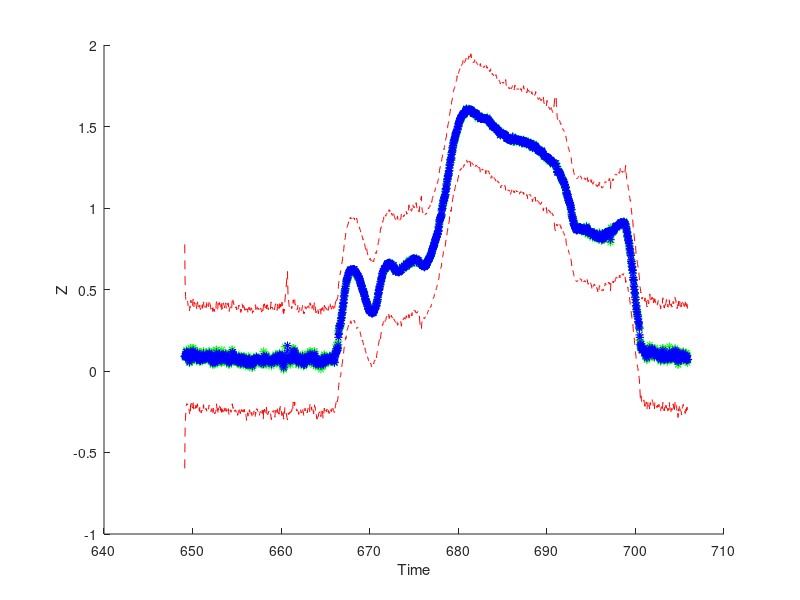
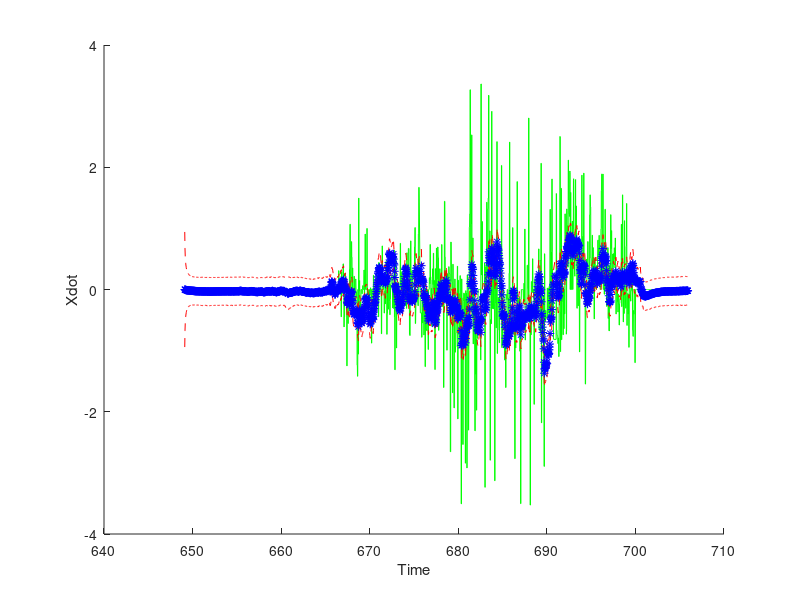
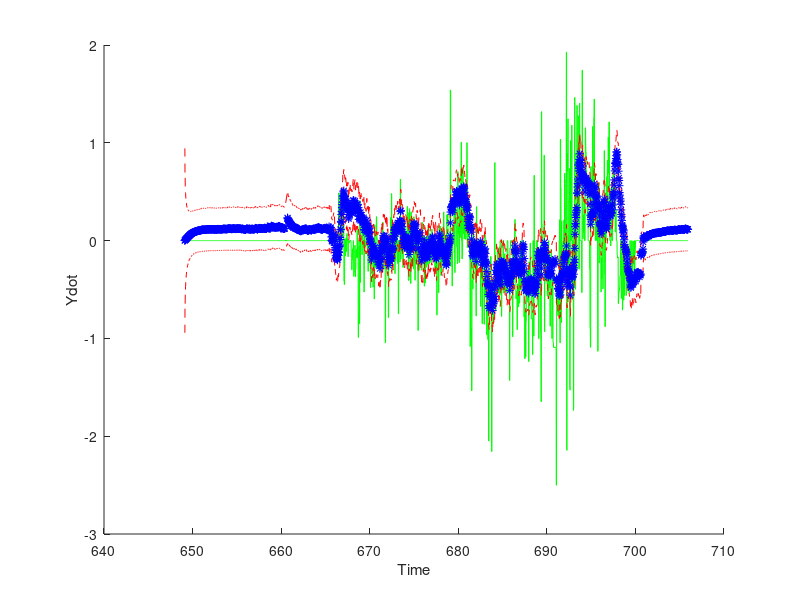
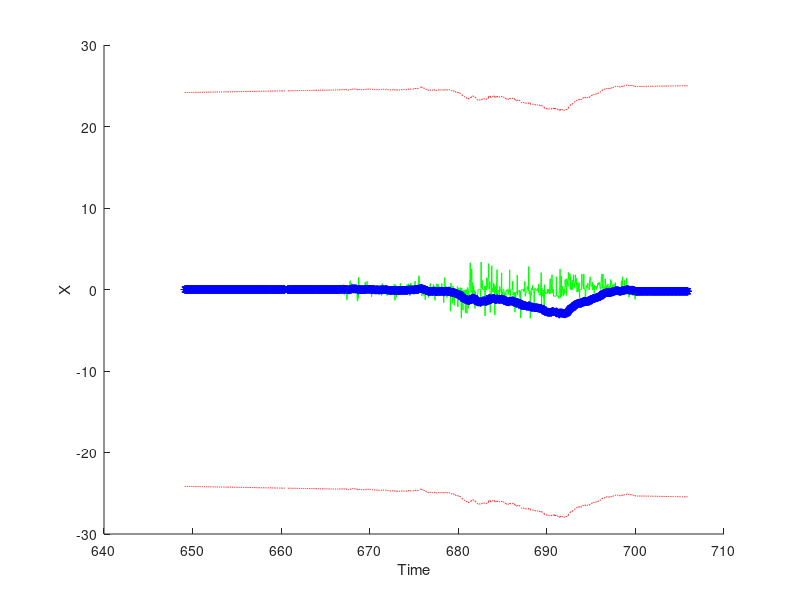

Write MATLAB code to recreate these figures, in order.
close all
clc
clf
log = load('./1-9-XYTESTING/LOG30.TXT');

% parsing the data
Time          = log(:,1);
Mode          = log(:,2);
Imu_AccX      = log(:,3);
Imu_AccY      = log(:,4);
Imu_AccZ      = log(:,5);
Imu_AngRateX  = log(:,6);
Imu_AngRateY  = log(:,7);
Imu_AngRateZ  = log(:,8);
Imu_MagX      = log(:,9);
Imu_MagY      = log(:,10);
Imu_MagZ      = log(:,11);
Imu_Rot       = log(:,12:20);
Px4_Xdot      = log(:,21);
Px4_Ydot      = log(:,22);
Px4_Qual      = log(:,23);
Lidar_Dist    = log(:,24);
Camera_X      = log(:,25);
Camera_Y      = log(:,26);
Camera_Yaw    = log(:,27);
Camera_T      = log(:,28);
Filter_X      = log(:,29);
Filter_Y      = log(:,30);
Filter_Z      = log(:,31);
Filter_Xdot   = log(:,32);
Filter_Ydot   = log(:,33);
Filter_Zdot   = log(:,34);
Filter_Roll   = log(:,35);
Filter_Pitch  = log(:,36);
Filter_Yaw    = log(:,37);
Val_P_X       = log(:,38);
Val_I_X       = log(:,39);
Val_D_X       = log(:,40);
Val_P_Y       = log(:,41);
Val_I_Y       = log(:,42);
Val_D_Y       = log(:,43);
Val_P_Z       = log(:,44);
Val_I_Z       = log(:,45);
Val_D_Z       = log(:,46);
Val_P_Yaw     = log(:,47);
Val_I_Yaw     = log(:,48);
Val_D_Yaw     = log(:,49);
Rate_P_X      = log(:,50);
Rate_I_X      = log(:,51);
Rate_D_X      = log(:,52);
Rate_P_Y      = log(:,53);
Rate_I_Y      = log(:,54);
Rate_D_Y      = log(:,55);
Rate_P_Z      = log(:,56);
Rate_I_Z      = log(:,57);
Rate_D_Z      = log(:,58);
Rate_P_Yaw    = log(:,59);
Rate_I_Yaw    = log(:,60);
Rate_D_Yaw    = log(:,61);
Setpt_X       = log(:,62);
Setpt_Y       = log(:,63);
Setpt_Z       = log(:,64);
Setpt_Yaw     = log(:,65);
Setpt_Xdot    = log(:,66);
Setpt_Ydot    = log(:,67);
Setpt_Zdot    = log(:,68);
PID_Ux        = log(:,69);
PID_Uy        = log(:,70);
PID_Uz        = log(:,71);
PID_Yawdot    = log(:,72);
Flag_Xval     = log(:,73);
Flag_Yval     = log(:,74);
Flag_Zval     = log(:,75);
Flag_Xrate    = log(:,76);
Flag_Yrate    = log(:,77);
Flag_Zrate    = log(:,78);
Flag_Yawl     = log(:,79);
Battery       = log(:,80);
DJI_Roll      = log(:,81);
DJI_Pitch     = log(:,82);
DJI_Yawdot    = log(:,83);
DJI_Fz        = log(:,84);
AtomFlag      = log(:,85);
DJI_Roll_RAW  = log(:,86);
DJI_Pitch_RAW = log(:,87);
DJI_Fz_RAW    = log(:,88);
DJI_YawRate_RAW = log(:,89);

PPM_1 = log(:, 90);
PPM_2 = log(:, 91);
PPM_3 = log(:, 92);
PPM_4 = log(:, 93);

roll = atan2(Imu_Rot(:,6), Imu_Rot(:,9));
pitch = asin(-Imu_Rot(:,3));
yaw = atan2(Imu_Rot(:,2), Imu_Rot(:,1));

%from GX3-25 docs
%LOCAL = RotMat * FIXED EARTH FRAME
%RotMat comes in Row Major order
RotMat = zeros(3,3,length(Imu_Rot(:,1)));
RotMat(1,1,:) = Imu_Rot(:,1);
RotMat(1,2,:) = Imu_Rot(:,2);
RotMat(1,3,:) = Imu_Rot(:,3);
RotMat(2,1,:) = Imu_Rot(:,4);
RotMat(2,2,:) = Imu_Rot(:,5);
RotMat(2,3,:) = Imu_Rot(:,6);
RotMat(3,1,:) = Imu_Rot(:,7);
RotMat(3,2,:) = Imu_Rot(:,8);
RotMat(3,3,:) = Imu_Rot(:,9);
AccVec = [Imu_AccX, Imu_AccY, Imu_AccZ]';
AccVec_Rot = [];
for i = 1:length(RotMat(1,1,:))
  %Transpose for RotMat to map from local frame to fixedearth frame
  AccVec_Rot = [AccVec_Rot, RotMat(:,:,i)' * AccVec(:,i)];
end
Rot_AccX = 9.81 * AccVec_Rot(1,:);
Rot_AccY = 9.81 * AccVec_Rot(2,:);
Rot_AccZ = 9.81 * (AccVec_Rot(3,:) + 1);
Lidar_Dist_Dot = Lidar_Dist(2:end) - Lidar_Dist(1:end - 1);

size(Lidar_Dist_Dot)
Lidar_Dist_Dot = [0; Lidar_Dist_Dot];

%%
mass = 2.38;
gravity = 9.81;

x = zeros(9,1);           % [x y z xdot ydot zdot xddot yddot zddot]
dx = zeros(9,1);          % [xdot ydot zdot xddot yddot zddot xdddot ydddot zdddot] 
                        % which is [x_4 x_5 x_6 Fx/m Fy/m Fz/m] where
                        % forces are obtained from decomposing u_1 =
                        % Fz_body
P = 0.001 * eye(9);
Q = zeros(9);
Q(1,1) = 0.1;
Q(2,2) = 0.1;
Q(3,3) = 0.9;
Q(4,4) = 0.01;
Q(5,5) = 0.01;
Q(6,6) = 0.9; 
Q(7,7) = 0.1;
Q(8,8) = 0.1;
Q(9,9) = 0.9;

u = zeros(4,1);           % [Fz roll pitch yawRate] (to dji)

A = [[0 0 0 1 0 0 0 0 0];
     [0 0 0 0 1 0 0 0 0];
     [0 0 0 0 0 1 0 0 0];
     [0 0 0 0 0 0 1 0 0];
     [0 0 0 0 0 0 0 1 0];
     [0 0 0 0 0 0 0 0 1];
     [0 0 0 0 0 0 0 0 0];
     [0 0 0 0 0 0 0 0 0];
     [0 0 0 0 0 0 0 0 0]];
     
     
%sensor_1 = zeros(3,1);    % [z xdot ydot]
%y_1 = zeros(3,1);        % [x_3 x_4 x_5]
R_1 = zeros(7);  
R_1(1,1) = 0.47236; %z
R_1(2,2) = 0.1; %xdot
R_1(3,3) = 0.1; %ydot
R_1(4,4) = 0.47236; %zdot from lidar derivative
R_1(5,5) = 0.1; %zddot from Imu Rotated Z Acceleration cov
R_1(6,6) = 0.1; %xddot
R_2(7,7) = 0.1; %yddot

%state space into sensor space
C_1 = [[0 0 1 0 0 0 0 0 0];   
       [0 0 0 1 0 0 0 0 0];   
       [0 0 0 0 1 0 0 0 0];
       [0 0 0 0 0 1 0 0 0];
       [0 0 0 0 0 0 0 0 1];
       [0 0 0 0 0 0 1 0 0];
       [0 0 0 0 0 0 0 1 0]];

%sensor_2 = zeros(5,1);    % [x y z xdot ydot]
%y_2 = zeros(5,1);         % [x_1 x_2 x_3 x_4 x_5]
R_2 = zeros(5);
R_2(1,1) = 0.1;
R_2(2,2) = 0.1;
R_3(3,3) = 0.01;
R_4(4,4) = 0.5;
R_5(5,5) = 0.01;

C_2 = [[1 0 0 0 0 0];
       [0 1 0 0 0 0];
       [0 0 1 0 0 0];
       [0 0 0 1 0 0];
       [0 0 0 0 1 0]];
%xPred = [];
%P_pred = [];
%xCorr = [];
%P_Corr = [];

dx_vec = [];

px4_xdot = [];
px4_ydot = [];
Zdist = [];
Zdotdist = [];
%predTime = [];
%corrTime = [];
xFlt = [];
pFlt = [];
xFltslow = [0,0,0,0,0,0,0,0,0]';
tslow = [0];
Zslow = [0];
pFltslow = [0,0,0,0,0,0,0,0,0]';
Zdotdistslow = [0];
Zdd = 0;

tlast = 0;

for i = 2:length(Time)
%for i = 4300:length(Time)
     Zdist = [Zdist, -Lidar_Dist(i) * cos(pitch(i)) * cos(roll(i))];
     Zdotdist = [Zdotdist, -Lidar_Dist_Dot(i) * cos(pitch(i)) * cos(roll(i)) / (Time(i) - Time(i - 1))];
     px4_xdot = [px4_xdot, (Px4_Xdot(i) * cos(yaw(i))) + (Px4_Ydot(i) * sin(yaw(i)))];
     px4_ydot = [px4_ydot, -(Px4_Xdot(i) * sin(yaw(i))) + (Px4_Ydot(i) * cos(yaw(i)))];

  %if ((Time(i) - Time(i-1)) < 0.015)
  %if ((Time(i) - Time(i-1)) >= 0.015)
  if ((Time(i) - tlast) >= 0.02)
  %if(true)

  tllast = tlast;
  tlast = Time(i);
  tslow = [tslow, Time(i)];
  Zslow = [Zslow, Zdist(end)];
  Zdotdistslow = [Zdotdistslow, (Zslow(end) - Zslow(end - 1)) * cos(pitch(i)) * cos(roll(i)) / (tslow(end) - tslow(end - 1))];    
  %if ((Time(i) - Time(i-1)) < 0.015)
  %else
  %if (false)
  %if (true)
     % fill in u, dt, dx
     %u = [-DJI_Fz_RAW(i); DJI_Roll_RAW(i); DJI_Pitch_RAW(i); DJI_YawRate_RAW(i)];
     u = [-(DJI_Fz(i) - min(DJI_Fz)) * 3 / (max(DJI_Fz) - min(DJI_Fz)) + mass * gravity; DJI_Roll_RAW(i); DJI_Pitch_RAW(i); DJI_YawRate_RAW(i); 0; 0; 0];
     dt = Time(i) - tllast;
     dx = [x(4);
           x(5); 
           x(6); 
           x(7) + 0* u(1) / mass * ( (cos(yaw(i))   * sin(pitch(i)) * cos(roll(i))) + (sin(yaw(i)) * sin(roll(i))) );
           x(8) + 0* u(1) / mass * ( (sin(yaw(i))   * sin(pitch(i)) * cos(roll(i))) - (cos(yaw(i)) * sin(roll(i))) );
           %u(1) / mass * (  cos(pitch(i)) * cos(roll(i)) );%Fz based Zdot ctrl input
           %0 / mass * cos(pitch(i)) * cos(roll(i));%No Zdot ctrl input
           x(9);%Acceleration based Zdot ctrl input
           0;
           0;
           0]; 
     dx_vec = [dx_vec, dx];
     
     % debug
     dx(6);
       
     % Run prediction step
     x = x + dt * dx;
     
     %debug
     x(6);
     
     P = P + (dt * ((A * P) + (P * A') + Q));
     %xPred = [xPred, x];
     %P_pred = [P_pred, [P(1, 1);
     %                   P(2, 2);
     %                   P(3, 3);
     %                   P(4, 4);
     %                   P(5, 5);
     %                   P(6, 6)]];
     %predTime = [predTime, Time(i)];     
  %else
     % set up correction step 1
     y_1 = [x(3); x(4); x(5); x(6); x(9); x(7); x(8)];
     sensor_1 = [-Lidar_Dist(i) * cos(pitch(i)) * cos(roll(i));
                  (Px4_Xdot(i) * cos(yaw(i))) + (Px4_Ydot(i) * sin(yaw(i)));
                  -(Px4_Xdot(i) * sin(yaw(i))) + (Px4_Ydot(i) * cos(yaw(i)));
                  %-Lidar_Dist_Dot(i) * cos(pitch(i)) * cos(roll(i)) / (Time(i) - Time(i-1));
                  Zdotdistslow(end);
                  -Rot_AccZ(i);
                  Rot_AccX(i);
                  Rot_AccY(i)];
              
     L = P * C_1' * inv(R_1 + (C_1 * P * C_1'));
     P = (eye(9) - (L * C_1)) * P;
     
     x = x + (L * (-y_1 + sensor_1));
     
     %debug
     sensor_1(1);
     x(6);
     
     %xCorr = [xCorr, x];
     %P_Corr = [P_Corr, [P(1, 1);
     %                   P(2, 2);
     %                   P(3, 3);
     %                   P(4, 4);
     %                   P(5, 5);
     %                   P(6, 6)]]; 
     %corrTime = [corrTime, Time(i)];   
    xFltslow = [xFltslow, x]; 
    pFltslow = [pFltslow, [P(1, 1);
                 P(2, 2);
                 P(3, 3);
                 P(4, 4);
                 P(5, 5);
                 P(6, 6);
                 P(7, 7);
                 P(8, 8);
                 P(9, 9)]];
     
  end
  
  xFlt = [xFlt, x];
  pFlt = [pFlt, [P(1, 1);
                 P(2, 2);
                 P(3, 3);
                 P(4, 4);
                 P(5, 5);
                 P(6, 6);
                 P(7, 7);
                 P(8, 8);
                 P(9, 9)]];
end


figure(1)
hold on;
%plot(corrTime, -xCorr(3,:), 'b');
%plot(predTime, -xPred(3,:), '--k');
%plot(Time(2:end), -xFlt(3,:), 'b');
plot(tslow(2:end), -Zslow(2:end), '*g');
plot(tslow(2:end), -(xFltslow(3,2:end) + sqrt(pFltslow(3,2:end))), '--r');
plot(tslow(2:end), -(xFltslow(3,2:end) - sqrt(pFltslow(3,2:end))), '--r');
plot(tslow(2:end), -xFltslow(3,2:end), '*b');

%plot(Time(2:end), -Zdist, 'g');
%plot(Time, DJI_Fz * 0.0001, 'r');
%plot(Time(2:end), -(xFlt(3,:) + 3 * sqrt(pFlt(3,:))), '--r');
%plot(Time(2:end), -(xFlt(3,:) - 3 * sqrt(pFlt(3,:))), '--r');

%plot(corrTime, -(xCorr(3,:) + 3 * sqrt(P_Corr(3,:))), '--r');
%plot(corrTime, -(xCorr(3,:) - 3 * sqrt(P_Corr(3,:))), '--r');
xlabel('Time');
ylabel('Z');
hold off;

figure(8)
hold on;
plot(tslow(2:end), pFltslow(3,2:end), '*r');
hold off;

figure(2)
hold on;

%plot(corrTime, xCorr(4,:), 'b');
%plot(predTime, xPred(4,:), '--b');

plot(Time(2:end), px4_xdot, 'g');
plot(tslow(2:end), (xFltslow(4,2:end) + 3 * sqrt(pFltslow(4,2:end))), '--r');
plot(tslow(2:end), (xFltslow(4,2:end) - 3 * sqrt(pFltslow(4,2:end))), '--r');
plot(tslow(2:end), xFltslow(4,2:end), '*b');
%{
plot(Time(2:end), xFlt(4,:), 'b');
plot(Time(2:end), px4_xdot, 'g');
plot(Time(2:end), (xFlt(4,:) + 3 * sqrt(pFlt(4,:))), '--r');
plot(Time(2:end), (xFlt(4,:) - 3 * sqrt(pFlt(4,:))), '--r');
%}
%plot(corrTime, (xCorr(4,:) + 3 * sqrt(P_Corr(4,:))), '--r')
%plot(corrTime, (xCorr(4,:) - 3 * sqrt(P_Corr(4,:))), '--r');
%plot(Time(2:end), Setpt_Xdot(2:end), 'k');

xlabel('Time');
ylabel('Xdot');
hold off;

figure(3)
hold on;

%plot(corrTime, xCorr(5,:), 'b');
%plot(predTime, xPred(5,:), '--b');

plot(Time(2:end), px4_ydot, 'g');
plot(Time(2:end), (xFlt(5,:) + 3 * sqrt(pFlt(5,:))), '--r');
plot(Time(2:end), (xFlt(5,:) - 3 * sqrt(pFlt(5,:))), '--r');
plot(tslow(2:end), xFltslow(5,2:end), '*b');
%plot(corrTime, (xCorr(5,:) + 3 * sqrt(P_Corr(5,:))), '--r');
%plot(corrTime, (xCorr(5,:) - 3 * sqrt(P_Corr(5,:))), '--r');
xlabel('Time');
ylabel('Ydot');
%hold off;

figure(4)
hold on;

plot(Time(2:end), px4_xdot, 'g');
plot(Time(2:end), (xFlt(1,:) + 3 * sqrt(pFlt(1,:))), '--r');
plot(Time(2:end), (xFlt(1,:) - 3 * sqrt(pFlt(1,:))), '--r');
plot(tslow(2:end), xFltslow(1,2:end), '*b');
xlabel('Time');
ylabel('X');
hold off;

figure(9)
hold on;

plot(Time(2:end), px4_xdot, 'g');
plot(Time(2:end), (xFlt(2,:) + 3 * sqrt(pFlt(1,:))), '--r');
plot(Time(2:end), (xFlt(2,:) - 3 * sqrt(pFlt(1,:))), '--r');
plot(tslow(2:end), xFltslow(2,2:end), '*b');
xlabel('Time');
ylabel('Y');
hold off;

%figure(4)
%plot(Time(2:end), DJI_Fz_RAW(2:end), '-k');
%plot(Time(2:end), Time(2:end) - Time(1:end-1), '-k');
%figure(1)
%plot(Time(2:end), -xCorr(3,:), 'b', ...
%     Time(2:end), -xPred(3,:), '--b', ...
%     Time(2:end), -Zdist, 'g', ...
%     Time(2:end), -(xCorr(3,:) + 3 * sqrt(P_Corr(3,:))), '--r', ...
%     Time(2:end), -(xCorr(3,:) - 3 * sqrt(P_Corr(3,:))), '--r');
%xlabel('Time');
%ylabel('Z');

%figure(2)
%plot(Time(2:end), xCorr(4,:), 'b', ...
%     Time(2:end), xPred(4,:), '--b', ...
%     Time(2:end), px4_xdot, 'g', ...
%     Time(2:end), (xCorr(4,:) + 3 * sqrt(P_Corr(4,:))), '--r', ...
%     Time(2:end), (xCorr(4,:) - 3 * sqrt(P_Corr(4,:))), '--r', ...
%     Time(2:end), Setpt_Xdot(2:end), 'k');
%xlabel('Time');
%ylabel('Xdot');

%figure(3)
%plot(Time(2:end), xCorr(5,:), 'b', ...
%     Time(2:end), xPred(5,:), '--b', ...
%     Time(2:end), px4_ydot, 'g', ...
%     Time(2:end), (xCorr(5,:) + 3 * sqrt(P_Corr(5,:))), '--r', ...
%     Time(2:end), (xCorr(5,:) - 3 * sqrt(P_Corr(5,:))), '--r');
%xlabel('Time');
%ylabel('Ydot');

%      Time(2:end), px4_ydot, 'g', ...
%      Time(2:end), (xCorr(5,:) + 3 * sqrt(P_Corr(5,:))), '--r', ...
%      Time(2:end), (xCorr(5,:) - 3 * sqrt(P_Corr(5,:))), '--r');

%      Time(2:end), xPred(4,:), '--b', ...

%      Time(2:end), px4_xdot, 'g', ...
%      Time(2:end), (xCorr(4,:) + 3 * sqrt(P_Corr(4,:))), '--r', ...
%      Time(2:end), (xCorr(4,:) - 3 * sqrt(P_Corr(4,:))), '--r');

figure(5)
hold on
plot(Time(2:end), DJI_Fz_RAW(2:end), 'b')
hold off

figure(6)
hold on
plot(tslow(2:end), Zdotdistslow(2:end), 'g');
plot(Time(2:end), (xFlt(6,:) + 3 * sqrt(pFlt(6,:))), '--r');
plot(Time(2:end), (xFlt(6,:) - 3 * sqrt(pFlt(6,:))), '--r');
plot(Time(2:end), xFlt(6,:), 'b');
xlabel('Time');
ylabel('Z dot');
hold off

figure(7)
hold on
plot(Time(2:end), -Rot_AccZ(2:end), 'g');
plot(Time(2:end), xFlt(9,:), 'b');
xlabel('Time');
ylabel('Zddot');
hold off
